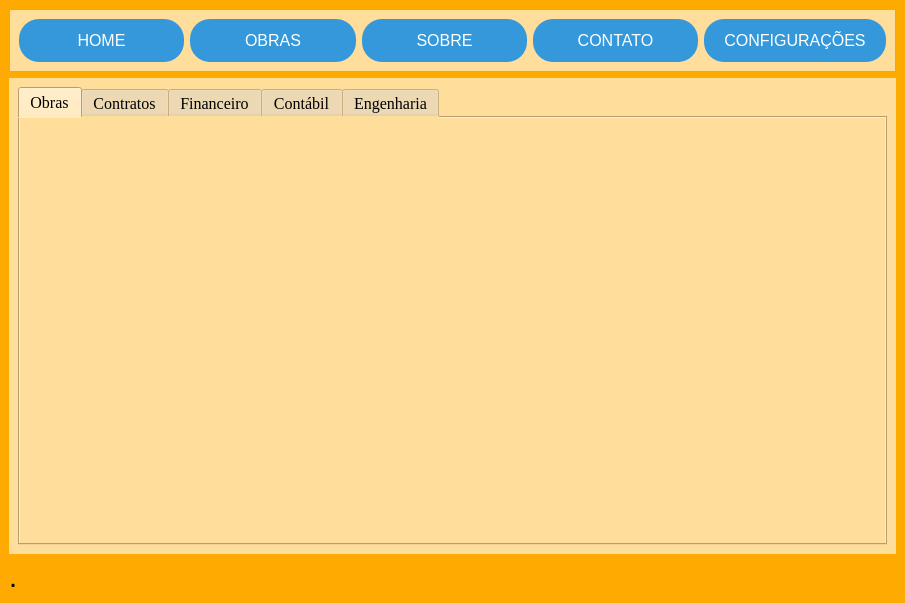
<?xml version="1.0" encoding="UTF-8"?>
<ui version="4.0">
 <class>MainWindow</class>
 <widget class="QMainWindow" name="MainWindow">
  <property name="geometry">
   <rect>
    <x>0</x>
    <y>0</y>
    <width>905</width>
    <height>603</height>
   </rect>
  </property>
  <property name="sizePolicy">
   <sizepolicy hsizetype="Preferred" vsizetype="Maximum">
    <horstretch>0</horstretch>
    <verstretch>0</verstretch>
   </sizepolicy>
  </property>
  <property name="windowTitle">
   <string>MainWindow</string>
  </property>
  <property name="styleSheet">
   <string notr="true">background-color: rgb(255, 170, 0);</string>
  </property>
  <widget class="QWidget" name="centralwidget">
   <layout class="QVBoxLayout" name="verticalLayout">
    <item>
     <widget class="QFrame" name="frame_btns_pgs">
      <property name="styleSheet">
       <string notr="true">
background-color: rgb(255, 222, 155);</string>
      </property>
      <property name="frameShape">
       <enum>QFrame::StyledPanel</enum>
      </property>
      <property name="frameShadow">
       <enum>QFrame::Raised</enum>
      </property>
      <layout class="QHBoxLayout" name="horizontalLayout">
       <item>
        <widget class="QPushButton" name="btn_home">
         <property name="cursor">
          <cursorShape>PointingHandCursor</cursorShape>
         </property>
         <property name="styleSheet">
          <string notr="true">/* Estilos padrão do botão */
QPushButton {
    display: inline-block;
	font-size: 16px;
    padding: 12px 20px;
    background-color: #3498db;
    color: #fff;
    border: none;
    border-radius: 20px;
    cursor: pointer;
    transition: background-color 0.3s;
}

/* Estilos do botão ao passar o mouse */
QPushButton:hover {
    background-color: #2980b9;
}
</string>
         </property>
         <property name="text">
          <string>HOME</string>
         </property>
        </widget>
       </item>
       <item>
        <widget class="QPushButton" name="btn_obras">
         <property name="cursor">
          <cursorShape>PointingHandCursor</cursorShape>
         </property>
         <property name="styleSheet">
          <string notr="true">/* Estilos padrão do botão */
QPushButton {
    display: inline-block;
	font-size: 16px;
    padding: 12px 20px;
    background-color: #3498db;
    color: #fff;
    border: none;
    border-radius: 20px;
    cursor: pointer;
    transition: background-color 0.3s;
}

/* Estilos do botão ao passar o mouse */
QPushButton:hover {
    background-color: #2980b9;
}
</string>
         </property>
         <property name="text">
          <string>OBRAS</string>
         </property>
        </widget>
       </item>
       <item>
        <widget class="QPushButton" name="btn_sobre">
         <property name="cursor">
          <cursorShape>PointingHandCursor</cursorShape>
         </property>
         <property name="styleSheet">
          <string notr="true">/* Estilos padrão do botão */
QPushButton {
    display: inline-block;
	font-size: 16px;
    padding: 12px 20px;
    background-color: #3498db;
    color: #fff;
    border: none;
    border-radius: 20px;
    cursor: pointer;
    transition: background-color 0.3s;
}

/* Estilos do botão ao passar o mouse */
QPushButton:hover {
    background-color: #2980b9;
}
</string>
         </property>
         <property name="text">
          <string>SOBRE</string>
         </property>
        </widget>
       </item>
       <item>
        <widget class="QPushButton" name="btn_contato">
         <property name="cursor">
          <cursorShape>PointingHandCursor</cursorShape>
         </property>
         <property name="styleSheet">
          <string notr="true">/* Estilos padrão do botão */
QPushButton {
    display: inline-block;
	font-size: 16px;
    padding: 12px 20px;
    background-color: #3498db;
    color: #fff;
    border: none;
    border-radius: 20px;
    cursor: pointer;
    transition: background-color 0.3s;
}

/* Estilos do botão ao passar o mouse */
QPushButton:hover {
    background-color: #2980b9;
}
</string>
         </property>
         <property name="text">
          <string>CONTATO</string>
         </property>
        </widget>
       </item>
       <item>
        <widget class="QPushButton" name="btn_config">
         <property name="cursor">
          <cursorShape>PointingHandCursor</cursorShape>
         </property>
         <property name="styleSheet">
          <string notr="true">/* Estilos padrão do botão */
QPushButton {
    display: inline-block;
	font-size: 16px;
    padding: 12px 20px;
    background-color: #3498db;
    color: #fff;
    border: none;
    border-radius: 20px;
    cursor: pointer;
    transition: background-color 0.3s;
}

/* Estilos do botão ao passar o mouse */
QPushButton:hover {
    background-color: #2980b9;
}
</string>
         </property>
         <property name="text">
          <string>CONFIGURAÇÕES</string>
         </property>
        </widget>
       </item>
      </layout>
     </widget>
    </item>
    <item>
     <widget class="QStackedWidget" name="pages">
      <property name="font">
       <font>
        <pointsize>16</pointsize>
       </font>
      </property>
      <property name="styleSheet">
       <string notr="true">background-color: rgb(255, 222, 155);</string>
      </property>
      <property name="currentIndex">
       <number>0</number>
      </property>
      <widget class="QWidget" name="pg_obras">
       <layout class="QVBoxLayout" name="verticalLayout_3">
        <item>
         <widget class="QTabWidget" name="tabWidget">
          <property name="font">
           <font>
            <family>Times New Roman</family>
            <pointsize>12</pointsize>
            <weight>50</weight>
            <italic>false</italic>
            <bold>false</bold>
            <kerning>true</kerning>
           </font>
          </property>
          <property name="tabletTracking">
           <bool>false</bool>
          </property>
          <property name="focusPolicy">
           <enum>Qt::TabFocus</enum>
          </property>
          <property name="styleSheet">
           <string notr="true">background-color: rgb(255, 222, 155);</string>
          </property>
          <property name="tabPosition">
           <enum>QTabWidget::North</enum>
          </property>
          <property name="tabShape">
           <enum>QTabWidget::Rounded</enum>
          </property>
          <property name="currentIndex">
           <number>0</number>
          </property>
          <property name="movable">
           <bool>false</bool>
          </property>
          <widget class="QWidget" name="tab_obras">
           <attribute name="title">
            <string>Obras</string>
           </attribute>
          </widget>
          <widget class="QWidget" name="tab_contratos">
           <attribute name="title">
            <string>Contratos</string>
           </attribute>
           <layout class="QVBoxLayout" name="verticalLayout_6">
            <item>
             <layout class="QHBoxLayout" name="horizontalLayout_10">
              <item>
               <widget class="QPushButton" name="btn_procurar_contratos">
                <property name="font">
                 <font>
                  <family>Times New Roman</family>
                  <pointsize>-1</pointsize>
                  <weight>75</weight>
                  <italic>true</italic>
                  <bold>true</bold>
                 </font>
                </property>
                <property name="tabletTracking">
                 <bool>false</bool>
                </property>
                <property name="styleSheet">
                 <string notr="true">/* Estilos padrão do botão */
QPushButton {
	font-size: 16px;
	background-color: rgb(230, 230, 230);
    padding: 10px 10px;
	border-color: rgb(40, 40, 40);
	color: rgb(0, 0, 0);
    border: none;
    border-radius: 20px;
    cursor: pointer;
    transition: background-color 0.3s;
}

/* Estilos do botão ao passar o mouse */
QPushButton:hover {
    background-color: #2980b9;
}
</string>
                </property>
                <property name="text">
                 <string>PROCURAR</string>
                </property>
                <property name="icon">
                 <iconset theme="search">
                  <normaloff>.</normaloff>.</iconset>
                </property>
               </widget>
              </item>
              <item>
               <widget class="QLineEdit" name="txt_procurar_contratos"/>
              </item>
             </layout>
            </item>
            <item>
             <widget class="QTreeWidget" name="tw_contratos">
              <property name="font">
               <font>
                <family>MS Shell Dlg 2</family>
                <pointsize>11</pointsize>
                <weight>50</weight>
                <italic>false</italic>
                <bold>false</bold>
               </font>
              </property>
              <property name="styleSheet">
               <string notr="true">font: 11pt &quot;MS Shell Dlg 2&quot;;</string>
              </property>
              <property name="autoScrollMargin">
               <number>16</number>
              </property>
              <column>
               <property name="text">
                <string>N° Contrato</string>
               </property>
              </column>
              <column>
               <property name="text">
                <string>Objeto</string>
               </property>
              </column>
              <column>
               <property name="text">
                <string>Endereço</string>
               </property>
              </column>
              <column>
               <property name="text">
                <string>Origem</string>
               </property>
              </column>
              <column>
               <property name="text">
                <string>Empresa/Credor</string>
               </property>
              </column>
              <column>
               <property name="text">
                <string>Eng. Fiscal</string>
               </property>
              </column>
              <column>
               <property name="text">
                <string>Portaria de Nomeação</string>
               </property>
              </column>
              <column>
               <property name="text">
                <string>Processo</string>
               </property>
              </column>
             </widget>
            </item>
           </layout>
          </widget>
          <widget class="QWidget" name="tab_financeiro">
           <attribute name="title">
            <string>Financeiro</string>
           </attribute>
           <layout class="QVBoxLayout" name="verticalLayout_7">
            <item>
             <layout class="QHBoxLayout" name="horizontalLayout_11">
              <item>
               <widget class="QPushButton" name="btn_procurar_financeiro">
                <property name="font">
                 <font>
                  <family>Times New Roman</family>
                  <pointsize>-1</pointsize>
                  <weight>75</weight>
                  <italic>true</italic>
                  <bold>true</bold>
                 </font>
                </property>
                <property name="tabletTracking">
                 <bool>false</bool>
                </property>
                <property name="styleSheet">
                 <string notr="true">/* Estilos padrão do botão */
QPushButton {
	font-size: 16px;
	background-color: rgb(230, 230, 230);
    padding: 10px 10px;
	border-color: rgb(40, 40, 40);
	color: rgb(0, 0, 0);
    border: none;
    border-radius: 20px;
    cursor: pointer;
    transition: background-color 0.3s;
}

/* Estilos do botão ao passar o mouse */
QPushButton:hover {
    background-color: #2980b9;
}
</string>
                </property>
                <property name="text">
                 <string>PROCURAR</string>
                </property>
                <property name="icon">
                 <iconset theme="search">
                  <normaloff>.</normaloff>.</iconset>
                </property>
               </widget>
              </item>
              <item>
               <widget class="QLineEdit" name="txt_procurar_financeiro"/>
              </item>
             </layout>
            </item>
            <item>
             <widget class="QTreeWidget" name="tw_financeiro">
              <property name="styleSheet">
               <string notr="true">font: 11pt &quot;MS Shell Dlg 2&quot;;</string>
              </property>
              <column>
               <property name="text">
                <string>N° Contrato</string>
               </property>
              </column>
              <column>
               <property name="text">
                <string>Indenização</string>
               </property>
              </column>
              <column>
               <property name="text">
                <string>Valor do Contrato (R$)</string>
               </property>
              </column>
              <column>
               <property name="text">
                <string>Redução do Valor do Contrato (R$)</string>
               </property>
              </column>
              <column>
               <property name="text">
                <string>Valor de Aditivo (R$)</string>
               </property>
              </column>
              <column>
               <property name="text">
                <string>Valor Empenhado (R$)</string>
               </property>
              </column>
              <column>
               <property name="text">
                <string>Valor Anulado (R$)</string>
               </property>
              </column>
              <column>
               <property name="text">
                <string>Valor Total (R$)</string>
               </property>
              </column>
              <column>
               <property name="text">
                <string>Medições</string>
               </property>
              </column>
              <column>
               <property name="text">
                <string>Nota Fiscal</string>
               </property>
              </column>
              <column>
               <property name="text">
                <string>Valor Faturado (R$)</string>
               </property>
              </column>
              <column>
               <property name="text">
                <string>Saldo a Faturar (R$)</string>
               </property>
              </column>
             </widget>
            </item>
           </layout>
          </widget>
          <widget class="QWidget" name="tab_contabil">
           <attribute name="title">
            <string>Contábil</string>
           </attribute>
           <layout class="QVBoxLayout" name="verticalLayout_8">
            <item>
             <layout class="QHBoxLayout" name="horizontalLayout_12">
              <item>
               <widget class="QPushButton" name="btn_procurar_contabil">
                <property name="font">
                 <font>
                  <family>Times New Roman</family>
                  <pointsize>-1</pointsize>
                  <weight>75</weight>
                  <italic>true</italic>
                  <bold>true</bold>
                 </font>
                </property>
                <property name="tabletTracking">
                 <bool>false</bool>
                </property>
                <property name="styleSheet">
                 <string notr="true">/* Estilos padrão do botão */
QPushButton {
	font-size: 16px;
	background-color: rgb(230, 230, 230);
    padding: 10px 10px;
	border-color: rgb(40, 40, 40);
	color: rgb(0, 0, 0);
    border: none;
    border-radius: 20px;
    cursor: pointer;
    transition: background-color 0.3s;
}

/* Estilos do botão ao passar o mouse */
QPushButton:hover {
    background-color: #2980b9;
}
</string>
                </property>
                <property name="text">
                 <string>PROCURAR</string>
                </property>
                <property name="icon">
                 <iconset theme="search">
                  <normaloff>.</normaloff>.</iconset>
                </property>
               </widget>
              </item>
              <item>
               <widget class="QLineEdit" name="txt_procurar_contabil"/>
              </item>
             </layout>
            </item>
            <item>
             <widget class="QTreeWidget" name="tw_contabil">
              <property name="styleSheet">
               <string notr="true">font: 11pt &quot;MS Shell Dlg 2&quot;;</string>
              </property>
              <column>
               <property name="text">
                <string>N° Contrato</string>
               </property>
              </column>
              <column>
               <property name="text">
                <string>Data do empenho</string>
               </property>
              </column>
              <column>
               <property name="text">
                <string>Empenho</string>
               </property>
              </column>
              <column>
               <property name="text">
                <string>Unidade Orçametária</string>
               </property>
              </column>
              <column>
               <property name="text">
                <string>Programa de Trabalho</string>
               </property>
              </column>
              <column>
               <property name="text">
                <string>Fonte de Recurso</string>
               </property>
              </column>
              <column>
               <property name="text">
                <string>Natureza da Despesa</string>
               </property>
              </column>
              <column>
               <property name="text">
                <string>Conta Contábil</string>
               </property>
              </column>
              <column>
               <property name="text">
                <string>Depreciação</string>
               </property>
              </column>
             </widget>
            </item>
           </layout>
          </widget>
          <widget class="QWidget" name="tab_engenharia">
           <attribute name="title">
            <string>Engenharia</string>
           </attribute>
           <layout class="QVBoxLayout" name="verticalLayout_9">
            <item>
             <layout class="QHBoxLayout" name="horizontalLayout_13">
              <item>
               <widget class="QPushButton" name="btn_procurar_engenharia">
                <property name="font">
                 <font>
                  <family>Times New Roman</family>
                  <pointsize>-1</pointsize>
                  <weight>75</weight>
                  <italic>true</italic>
                  <bold>true</bold>
                 </font>
                </property>
                <property name="tabletTracking">
                 <bool>false</bool>
                </property>
                <property name="styleSheet">
                 <string notr="true">/* Estilos padrão do botão */
QPushButton {
	font-size: 16px;
	background-color: rgb(230, 230, 230);
    padding: 10px 10px;
	border-color: rgb(40, 40, 40);
	color: rgb(0, 0, 0);
    border: none;
    border-radius: 20px;
    cursor: pointer;
    transition: background-color 0.3s;
}

/* Estilos do botão ao passar o mouse */
QPushButton:hover {
    background-color: #2980b9;
}
</string>
                </property>
                <property name="text">
                 <string>PROCURAR</string>
                </property>
                <property name="icon">
                 <iconset theme="search">
                  <normaloff>.</normaloff>.</iconset>
                </property>
               </widget>
              </item>
              <item>
               <widget class="QLineEdit" name="txt_procurar_engenharia"/>
              </item>
             </layout>
            </item>
            <item>
             <widget class="QTreeWidget" name="tw_engenharia">
              <property name="font">
               <font>
                <family>MS Shell Dlg 2</family>
                <pointsize>11</pointsize>
                <weight>50</weight>
                <italic>false</italic>
                <bold>false</bold>
               </font>
              </property>
              <property name="styleSheet">
               <string notr="true">font: 11pt &quot;MS Shell Dlg 2&quot;;</string>
              </property>
              <column>
               <property name="text">
                <string>N° Contrato</string>
               </property>
              </column>
              <column>
               <property name="text">
                <string>Prazo do Contrato (DIAS)</string>
               </property>
              </column>
              <column>
               <property name="text">
                <string>Aditivo de Prazo (DIAS)</string>
               </property>
              </column>
              <column>
               <property name="text">
                <string>Prazo Total (DIAS)</string>
               </property>
              </column>
              <column>
               <property name="text">
                <string>Início</string>
               </property>
              </column>
              <column>
               <property name="text">
                <string>Término</string>
               </property>
              </column>
              <column>
               <property name="text">
                <string>Observação</string>
               </property>
              </column>
              <column>
               <property name="text">
                <string>Situação da Obra</string>
               </property>
              </column>
              <column>
               <property name="text">
                <string>Validade</string>
               </property>
              </column>
             </widget>
            </item>
           </layout>
          </widget>
         </widget>
        </item>
       </layout>
      </widget>
      <widget class="QWidget" name="pg_contato">
       <widget class="QLabel" name="label_13">
        <property name="geometry">
         <rect>
          <x>370</x>
          <y>40</y>
          <width>131</width>
          <height>31</height>
         </rect>
        </property>
        <property name="font">
         <font>
          <pointsize>20</pointsize>
          <weight>75</weight>
          <bold>true</bold>
         </font>
        </property>
        <property name="text">
         <string>CONTATO</string>
        </property>
       </widget>
      </widget>
      <widget class="QWidget" name="pg_home">
       <layout class="QVBoxLayout" name="verticalLayout_2">
        <item>
         <widget class="QLabel" name="label">
          <property name="styleSheet">
           <string notr="true">background-color: rgb(255, 222, 155);</string>
          </property>
          <property name="text">
           <string>&lt;html&gt;&lt;head/&gt;&lt;body&gt;&lt;p align=&quot;center&quot;&gt;&lt;span style=&quot; font-size:20pt; font-weight:600;&quot;&gt;CONTROLE DE OBRAS INTEGRADO&lt;/span&gt;&lt;/p&gt;&lt;/body&gt;&lt;/html&gt;</string>
          </property>
         </widget>
        </item>
       </layout>
      </widget>
      <widget class="QWidget" name="pg_cadastro">
       <property name="styleSheet">
        <string notr="true">background-color: rgb(255, 222, 155, 0.5);</string>
       </property>
       <layout class="QVBoxLayout" name="verticalLayout_4">
        <item>
         <widget class="QLabel" name="label_2">
          <property name="text">
           <string>&lt;html&gt;&lt;head/&gt;&lt;body&gt;&lt;p align=&quot;center&quot;&gt;&lt;span style=&quot; font-size:24pt; font-weight:600;&quot;&gt;CADASTRAR USUÁRIO&lt;/span&gt;&lt;/p&gt;&lt;/body&gt;&lt;/html&gt;</string>
          </property>
         </widget>
        </item>
        <item>
         <layout class="QHBoxLayout" name="horizontalLayout_2">
          <item>
           <widget class="QLabel" name="label_3">
            <property name="font">
             <font>
              <pointsize>12</pointsize>
             </font>
            </property>
            <property name="styleSheet">
             <string notr="true">background-color: rgb(255, 222, 155, 0);</string>
            </property>
            <property name="text">
             <string>Nome</string>
            </property>
           </widget>
          </item>
          <item>
           <widget class="QLineEdit" name="txt_nome">
            <property name="styleSheet">
             <string notr="true">background-color: rgb(255, 255, 255, 0.75);</string>
            </property>
           </widget>
          </item>
         </layout>
        </item>
        <item>
         <layout class="QHBoxLayout" name="horizontalLayout_8">
          <item>
           <widget class="QLabel" name="label_10">
            <property name="font">
             <font>
              <pointsize>12</pointsize>
             </font>
            </property>
            <property name="styleSheet">
             <string notr="true">background-color: rgb(255, 222, 155, 0);</string>
            </property>
            <property name="text">
             <string>Setor</string>
            </property>
           </widget>
          </item>
          <item>
           <widget class="QLineEdit" name="txt_setor">
            <property name="styleSheet">
             <string notr="true">background-color: rgb(255, 255, 255, 0.75);</string>
            </property>
           </widget>
          </item>
         </layout>
        </item>
        <item>
         <layout class="QHBoxLayout" name="horizontalLayout_3">
          <item>
           <widget class="QLabel" name="label_4">
            <property name="font">
             <font>
              <pointsize>12</pointsize>
             </font>
            </property>
            <property name="styleSheet">
             <string notr="true">background-color: rgb(255, 222, 155, 0);</string>
            </property>
            <property name="text">
             <string>Matrícula</string>
            </property>
           </widget>
          </item>
          <item>
           <widget class="QLineEdit" name="txt_matricula">
            <property name="styleSheet">
             <string notr="true">background-color: rgb(255, 255, 255, 0.75);</string>
            </property>
           </widget>
          </item>
         </layout>
        </item>
        <item>
         <layout class="QHBoxLayout" name="horizontalLayout_4">
          <item>
           <widget class="QLabel" name="label_5">
            <property name="font">
             <font>
              <pointsize>12</pointsize>
             </font>
            </property>
            <property name="styleSheet">
             <string notr="true">background-color: rgb(255, 222, 155, 0);</string>
            </property>
            <property name="text">
             <string>Senha</string>
            </property>
           </widget>
          </item>
          <item>
           <widget class="QLineEdit" name="txt_senha">
            <property name="styleSheet">
             <string notr="true">background-color: rgb(255, 255, 255, 0.75);</string>
            </property>
            <property name="text">
             <string/>
            </property>
            <property name="echoMode">
             <enum>QLineEdit::Password</enum>
            </property>
           </widget>
          </item>
         </layout>
        </item>
        <item>
         <layout class="QHBoxLayout" name="horizontalLayout_5">
          <item>
           <widget class="QLabel" name="label_6">
            <property name="font">
             <font>
              <pointsize>12</pointsize>
             </font>
            </property>
            <property name="styleSheet">
             <string notr="true">background-color: rgb(255, 222, 155, 0);</string>
            </property>
            <property name="text">
             <string>Senha</string>
            </property>
           </widget>
          </item>
          <item>
           <widget class="QLineEdit" name="txt_senha_2">
            <property name="styleSheet">
             <string notr="true">background-color: rgb(255, 255, 255, 0.75);</string>
            </property>
            <property name="text">
             <string/>
            </property>
            <property name="echoMode">
             <enum>QLineEdit::Password</enum>
            </property>
           </widget>
          </item>
         </layout>
        </item>
        <item>
         <layout class="QHBoxLayout" name="horizontalLayout_7">
          <item>
           <widget class="QLabel" name="label_7">
            <property name="font">
             <font>
              <pointsize>12</pointsize>
             </font>
            </property>
            <property name="styleSheet">
             <string notr="true">background-color: rgb(255, 222, 155, 0);</string>
            </property>
            <property name="text">
             <string>Perfil</string>
            </property>
           </widget>
          </item>
          <item>
           <widget class="QComboBox" name="cb_perfil">
            <property name="font">
             <font>
              <pointsize>12</pointsize>
             </font>
            </property>
            <property name="styleSheet">
             <string notr="true">background-color: rgb(255, 255, 255, 0.75);</string>
            </property>
            <item>
             <property name="text">
              <string>Usuário</string>
             </property>
            </item>
            <item>
             <property name="text">
              <string>Administrador do Setor</string>
             </property>
            </item>
            <item>
             <property name="text">
              <string>Administrador Geral</string>
             </property>
            </item>
           </widget>
          </item>
         </layout>
        </item>
        <item>
         <layout class="QHBoxLayout" name="horizontalLayout_6">
          <item>
           <widget class="QLabel" name="label_8">
            <property name="styleSheet">
             <string notr="true">background-color: rgb(255, 222, 155, 0);</string>
            </property>
            <property name="text">
             <string/>
            </property>
           </widget>
          </item>
          <item>
           <widget class="QPushButton" name="btn_cadastro_usuario">
            <property name="font">
             <font>
              <pointsize>-1</pointsize>
              <weight>75</weight>
              <bold>true</bold>
             </font>
            </property>
            <property name="cursor">
             <cursorShape>PointingHandCursor</cursorShape>
            </property>
            <property name="styleSheet">
             <string notr="true">/* Estilos padrão do botão */
QPushButton {
    display: inline-block;
	font-size: 16px;
    padding: 12px 20px;
    background-color: #3498db;
    color: #fff;
    border: none;
    border-radius: 20px;
    cursor: pointer;
    transition: background-color 0.3s;
}

/* Estilos do botão ao passar o mouse */
QPushButton:hover {
    background-color: #2980b9;
}
</string>
            </property>
            <property name="text">
             <string>CADASTRAR</string>
            </property>
           </widget>
          </item>
          <item>
           <widget class="QLabel" name="label_9">
            <property name="styleSheet">
             <string notr="true">background-color: rgb(255, 222, 155, 0);</string>
            </property>
            <property name="text">
             <string/>
            </property>
           </widget>
          </item>
         </layout>
        </item>
       </layout>
      </widget>
      <widget class="QWidget" name="pg_sobre">
       <widget class="QLabel" name="label_14">
        <property name="geometry">
         <rect>
          <x>400</x>
          <y>20</y>
          <width>101</width>
          <height>71</height>
         </rect>
        </property>
        <property name="font">
         <font>
          <pointsize>20</pointsize>
          <weight>75</weight>
          <bold>true</bold>
         </font>
        </property>
        <property name="text">
         <string>SOBRE</string>
        </property>
       </widget>
      </widget>
      <widget class="QWidget" name="pg_config">
       <layout class="QVBoxLayout" name="verticalLayout_5">
        <item>
         <layout class="QHBoxLayout" name="horizontalLayout_9">
          <item>
           <widget class="QLabel" name="label_11">
            <property name="text">
             <string/>
            </property>
           </widget>
          </item>
          <item>
           <widget class="QPushButton" name="btn_cadastrar_user">
            <property name="text">
             <string>Cadastrar Usuário</string>
            </property>
           </widget>
          </item>
          <item>
           <widget class="QLabel" name="label_12">
            <property name="text">
             <string/>
            </property>
           </widget>
          </item>
         </layout>
        </item>
       </layout>
      </widget>
     </widget>
    </item>
    <item>
     <widget class="QLabel" name="rodape">
      <property name="sizePolicy">
       <sizepolicy hsizetype="Expanding" vsizetype="Preferred">
        <horstretch>0</horstretch>
        <verstretch>0</verstretch>
       </sizepolicy>
      </property>
      <property name="styleSheet">
       <string notr="true">background-image: url(:/img/rodape.png);
background-size: cover;
</string>
      </property>
      <property name="text">
       <string>&lt;html&gt;&lt;head/&gt;&lt;body&gt;&lt;p&gt;&lt;span style=&quot; font-size:22pt;&quot;&gt;.&lt;/span&gt;&lt;/p&gt;&lt;/body&gt;&lt;/html&gt;</string>
      </property>
      <property name="textFormat">
       <enum>Qt::RichText</enum>
      </property>
     </widget>
    </item>
   </layout>
  </widget>
 </widget>
 <resources>
  <include location="IMAGE/images.qrc"/>
 </resources>
 <connections/>
</ui>
